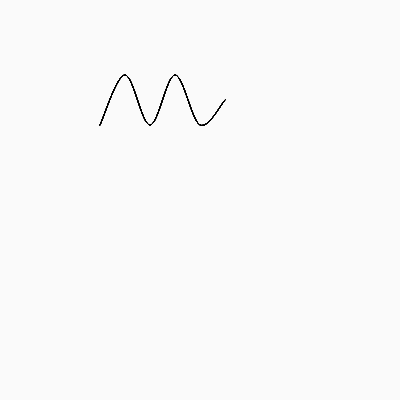
Frame 1 (no input)
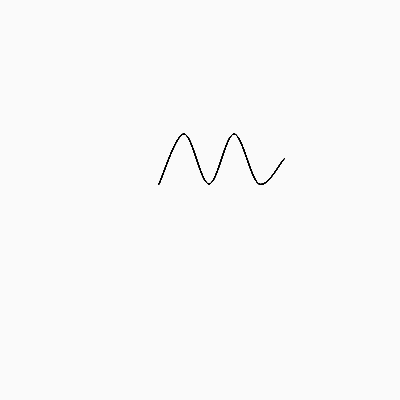
Frame 60 (no input)
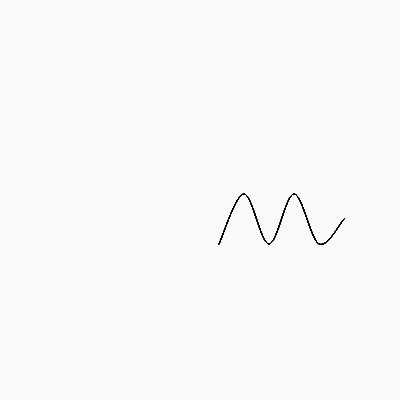
Frame 120 (the mouse pressed at the canvas centre since frame 60)

The p5.js sketch that drew these frames (run headless with seeded random() and noise() and a simulated clock; from frame 60 on, the mouse is pressed at the canvas centre):

// p5.js sketch
// ── sketch.js
var x = 0;
var y = 0;

function setup() {
	createCanvas(400, 400);
}

function draw() {
	background(250);

	strokeWeight(1);
	stroke(0);
	noFill();

	for (i = 0; i < 10; i++) {
		drawSquiggle(x+50, y+50);
		x++;
		y++;
	}
}

function drawSquiggle(x, y) {
	for (i = 0; i < 10; i++) {
		beginShape();
		curveVertex(x + 50, y + 75);
		curveVertex(x + 50, y + 75);
		curveVertex(x + 75, y + 25);
		curveVertex(x + 100, y + 75);
		curveVertex(x + 125, y + 25);
		curveVertex(x + 150, y + 75);
		curveVertex(x + 175, y + 50);
		curveVertex(x + 175, y + 50);
		endShape();
	}
}

// ── gpa.js

function setup() {
  createCanvas(400, 400);
}

function draw() {
  background(220);
	console.log(getGPA(100, 100, 76));
}

function getGPA(a, b, c) {
	var sum = a + b + c;
	var average = sum / 3;
	var fin = map(average, 0, 100, 0, 4);
	return fin;
}

// ── greet.js
var greetings = ["Hello", "Sup", "Hey", "Hi", "Howdy"]

function setup() {
  createCanvas(400, 400);
}

function draw() {
  background(220);
	console.log(greet("Devin"));
}

function greet(name) {
	var greeting = greetings[Math.floor(Math.random()*greetings.length)];
	var hi = `${greeting}, ${name}.`;
	var time = ` It is ${hour()}:${minute()} now.`
	return hi + time;
}

// ── sketch-2.js
function setup() {
  createCanvas(400, 400);
}

function draw() {
  background(0);
	strokeWeight(1);
	stroke(0);
	ellipse(width/2, height/2, 50, 50)
	noFill();

	for (i = 0; i < 10; i++) {
		drawConcentricCircle(i*50, i+50, i, color(i*29));
	}

	for (i = 0; i < 10; i++) {
		drawConcentricCircle(i*50, i+200, 10-i, color(i*29));
	}

	for (i = 0; i < 10; i++) {
		drawConcentricCircle(i*50, i+350, i, color(i*29));
	}
}

function drawConcentricCircle(x, y, sw, sc) {
	strokeWeight(sw);
	stroke(sc);
	ellipse(x, y, 50, 50);
	ellipse(x, y, 100, 100);
	ellipse(x, y, 150, 150);
}

// ── sketch-3.js
var circles = [];

function setup() {
  createCanvas(400, 400);

	for (var i=0; i<10; i++) {
    circles.push(new Jitter());
  }

	colorMode(HSB);
}

function draw() {
  background(255);
	strokeWeight(1);
	stroke(0);
	noFill();

// 	for (i = 0; i < 10; i++) {
// 		drawConcentricCircle(i*50, i+50, i, color(i*29));
// 	}

// 	for (i = 0; i < 10; i++) {
// 		drawConcentricCircle(i*50, i+200, 10-i, color(i*29));
// 	}

// 	for (i = 0; i < 10; i++) {
// 		drawConcentricCircle(i*50, i+350, i, color(i*29));
// 	}

	for (var i=0; i<circles.length; i++) {
    circles[i].move();
    circles[i].display();
  }
}

function Jitter() {
  this.x = random(width);
  this.y = random(height);
  this.diameter = random(0, 360);
  this.speed = 1;

  this.move = function() {
    this.x += random(-this.speed, this.speed);
    this.y += random(-this.speed, this.speed);
  };

  this.display = function() {
    drawConcentricCircle(this.x, this.y, 1, color(this.diameter, 255, 255), 3);
  };
}

function drawConcentricCircle(x, y, sw, sc, n) {
	strokeWeight(sw);
	stroke(sc);

	for (i = 0; i <= n; i++) {
		ellipse(x, y, i*50, i*50);
	}

	// ellipse(x, y, 100, 100);
	// ellipse(x, y, 150, 150);
}

// ── sketch-4.js
function setup() {
  createCanvas(400, 400);
}

function draw() {
  background(220);

	drawRectX(0, 0, 110, 40, color(0, 0, 255), color(255, 255, 0));
	drawRectX(120, 200, 10, 30, color(255, 0, 0), color(0, 0, 255));
	drawRectX(width/2, height/2, 100, 100, color(255, 255, 0), color(0, 0, 255));
}

function drawRectX(x, y, w, h, c, lc) {
	fill(c);
	stroke(lc);
	rect(x, y, w, h);
	line(x, y, x+w, y+h);
	line(x+w, y, x, y+h);
}
